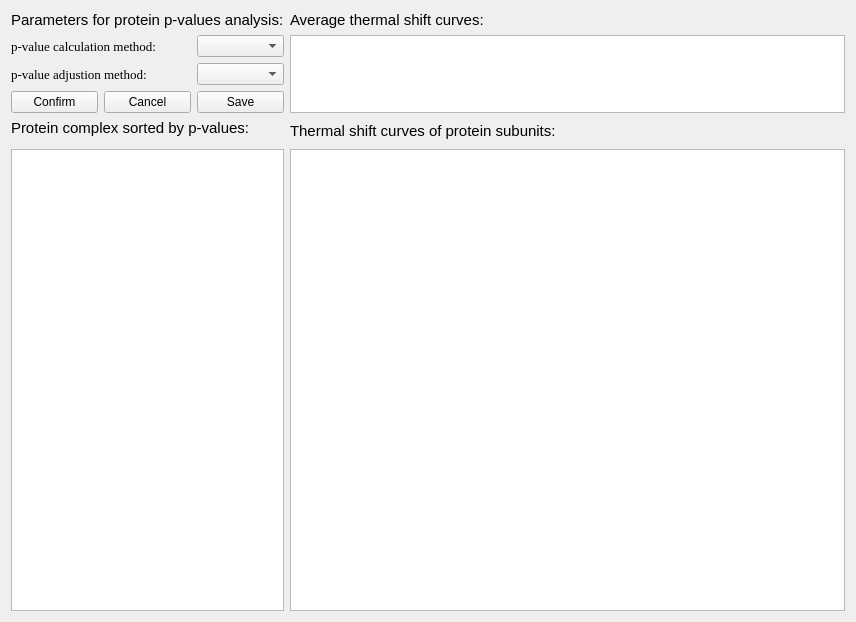
<?xml version="1.0" encoding="UTF-8"?>
<ui version="4.0">
 <class>Form</class>
 <widget class="QWidget" name="Form">
  <property name="geometry">
   <rect>
    <x>0</x>
    <y>0</y>
    <width>856</width>
    <height>622</height>
   </rect>
  </property>
  <property name="windowTitle">
   <string>Form</string>
  </property>
  <layout class="QGridLayout" name="gridLayout">
   <item row="0" column="3">
    <widget class="QLabel" name="label_3">
     <property name="font">
      <font>
       <family>Arial</family>
       <pointsize>11</pointsize>
      </font>
     </property>
     <property name="text">
      <string>Average thermal shift curves:</string>
     </property>
    </widget>
   </item>
   <item row="1" column="0" colspan="2">
    <widget class="QLabel" name="label_5">
     <property name="font">
      <font>
       <family>Times New Roman</family>
       <pointsize>10</pointsize>
      </font>
     </property>
     <property name="text">
      <string>p-value calculation method:</string>
     </property>
    </widget>
   </item>
   <item row="1" column="2">
    <widget class="QComboBox" name="comboBoxPvalCalc"/>
   </item>
   <item row="2" column="0" colspan="2">
    <widget class="QLabel" name="label_6">
     <property name="font">
      <font>
       <family>Times New Roman</family>
       <pointsize>10</pointsize>
      </font>
     </property>
     <property name="text">
      <string>p-value adjustion method:</string>
     </property>
    </widget>
   </item>
   <item row="2" column="2">
    <widget class="QComboBox" name="comboBoxPvalAdju"/>
   </item>
   <item row="3" column="0">
    <widget class="QPushButton" name="pushButton">
     <property name="text">
      <string>Confirm</string>
     </property>
    </widget>
   </item>
   <item row="3" column="1">
    <widget class="QPushButton" name="pushButton_2">
     <property name="text">
      <string>Cancel</string>
     </property>
    </widget>
   </item>
   <item row="3" column="2">
    <widget class="QPushButton" name="pushButton_3">
     <property name="text">
      <string>Save</string>
     </property>
    </widget>
   </item>
   <item row="6" column="3">
    <widget class="QGraphicsView" name="graphicsViewTSACurve"/>
   </item>
   <item row="0" column="0" colspan="3">
    <widget class="QLabel" name="label_4">
     <property name="font">
      <font>
       <family>Arial</family>
       <pointsize>11</pointsize>
      </font>
     </property>
     <property name="text">
      <string>Parameters for protein p-values analysis:</string>
     </property>
    </widget>
   </item>
   <item row="4" column="0" colspan="3">
    <widget class="QLabel" name="label">
     <property name="font">
      <font>
       <family>Arial</family>
       <pointsize>11</pointsize>
      </font>
     </property>
     <property name="text">
      <string>Protein complex sorted by p-values:</string>
     </property>
    </widget>
   </item>
   <item row="4" column="3" rowspan="2">
    <widget class="QLabel" name="label_2">
     <property name="font">
      <font>
       <family>Arial</family>
       <pointsize>11</pointsize>
      </font>
     </property>
     <property name="text">
      <string>Thermal shift curves of protein subunits:</string>
     </property>
    </widget>
   </item>
   <item row="6" column="0" colspan="3">
    <widget class="QTableWidget" name="tableWidgetProteinList"/>
   </item>
   <item row="1" column="3" rowspan="3">
    <widget class="QGraphicsView" name="graphicsViewAvgCurve"/>
   </item>
  </layout>
 </widget>
 <resources/>
 <connections/>
</ui>
